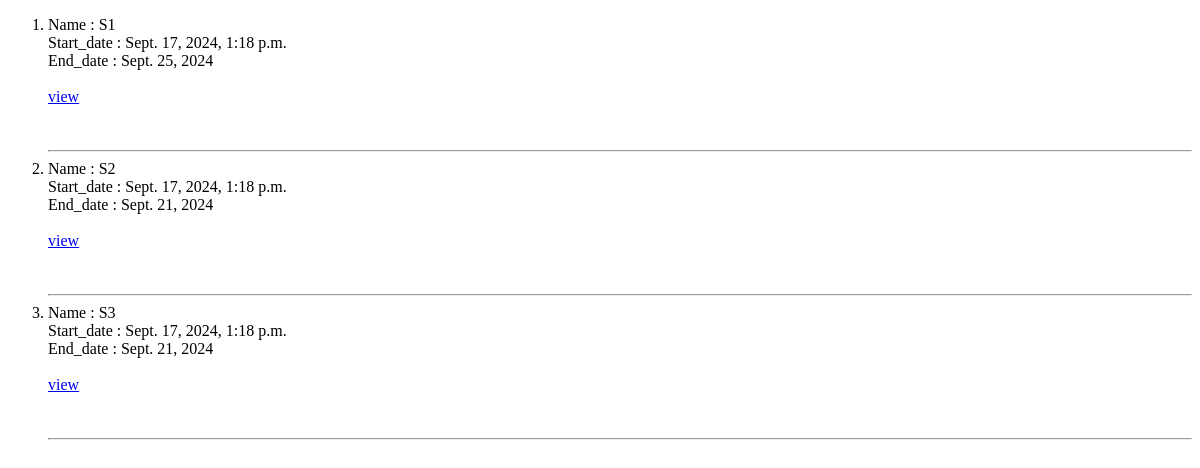
/officer/schems/, run on an earlier commit of the app's database.
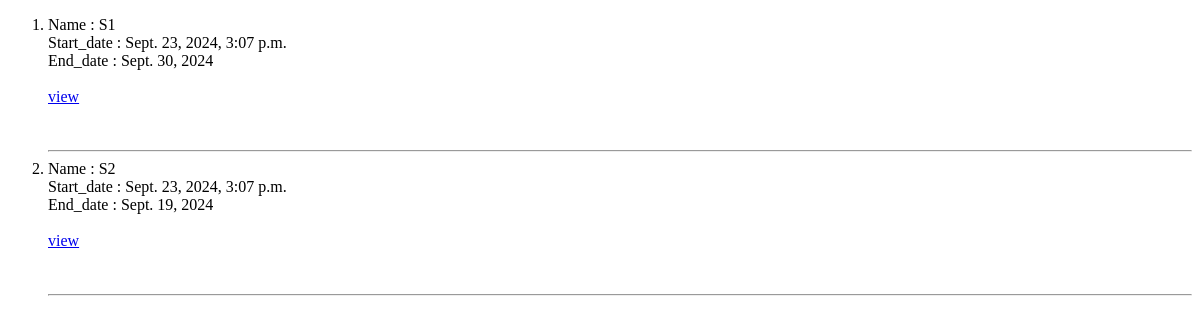
And on a later commit of the database.
### officer/models.py (models this page shows, shortened)
class Schem(models.Model):
    name=models.CharField(max_length=250)
    type=models.CharField(max_length=50,choices=schem_type)
    description=models.CharField(max_length=250)
    criteria=models.CharField(max_length=250)
    start_date=models.DateTimeField(auto_now_add=True)
    end_date=models.DateField()

### officer/views/schems.py (the view)
# urls.py: path('schems/',schems.index,name='index'),
def index(request):
    schems=Schem.objects.all()
    return render(request,'officer/schems/index.html',{'schems':schems})

### officer/templates/officer/schems/index.html
{% extends 'base.html' %}
{% block content %}
<ol>
{% for schem in schems %}
<li>
    Name : {{schem.name}} <br>
    Start_date : {{schem.start_date}} <br>
    End_date : {{schem.end_date}} <br> <br>
    <a href="{% url 'officer:details_schem' schem.id %}"> view</a>
</li>
<br><br><hr>
{% endfor %}
</ol>
{% endblock content %}

What changed in the data, as far as the page shows it:
removed Schem: name "S3", start_date "Sept. 17, 2024, 1:18 p.m.", end_date "Sept. 21, 2024"
changed Schem: start_date "Sept. 17, 2024, 1:18 p.m." → "Sept. 23, 2024, 3:07 p.m."; end_date "Sept. 25, 2024" → "Sept. 30, 2024"
changed Schem: start_date "Sept. 17, 2024, 1:18 p.m." → "Sept. 23, 2024, 3:07 p.m."; end_date "Sept. 21, 2024" → "Sept. 19, 2024"
